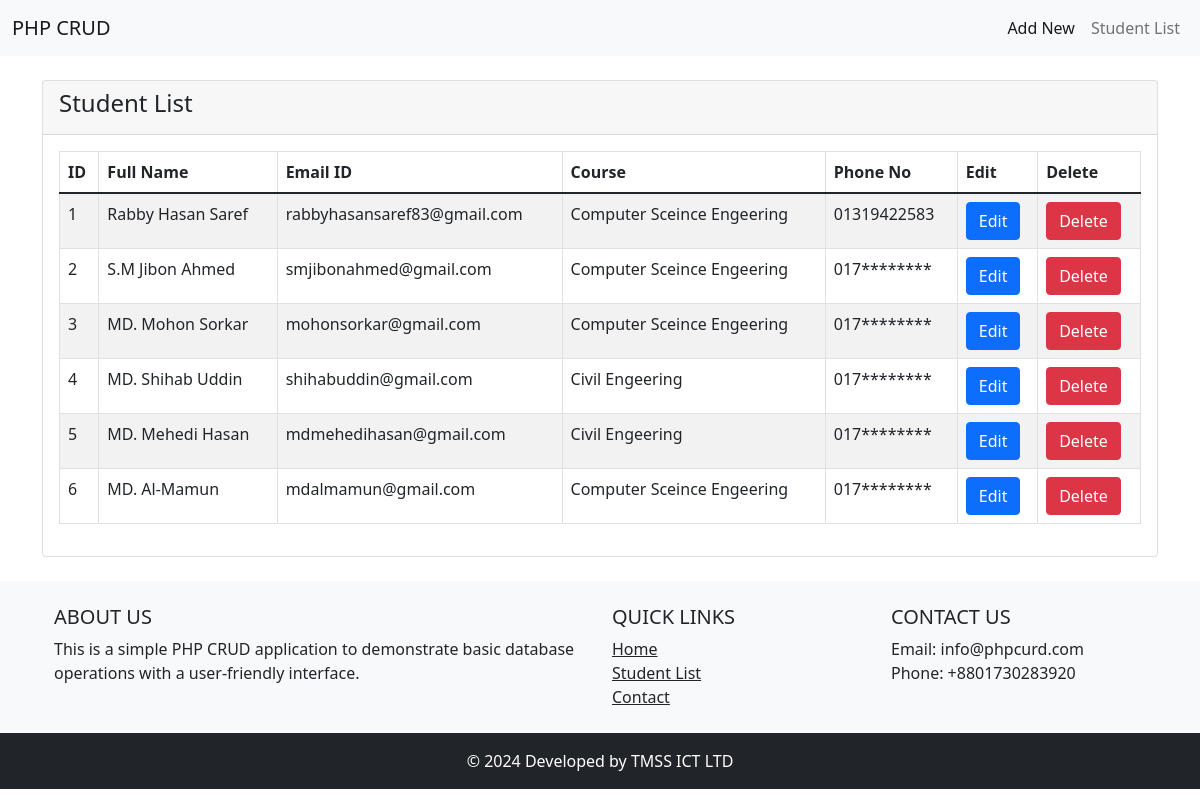
The page / on the database its author committed.
### tables this page shows
CREATE TABLE `students` (
  `fullname` varchar(255) NOT NULL,
  `email` varchar(255) NOT NULL,
  `phone` varchar(255) NOT NULL,
  `course` varchar(255) NOT NULL,
  `id` int NOT NULL
);

### index.php (the view, shortened to what this page needs)
<!DOCTYPE html>
<html lang="en">
<head>
    <link href="https://cdn.jsdelivr.net/npm/bootstrap@5.1.3/dist/css/bootstrap.min.css" rel="stylesheet">
</head>
<body>
<nav class="navbar navbar-expand-lg navbar-light bg-light">
        <div class="container-fluid">
            <a class="navbar-brand" href="#">PHP CRUD</a>
            <div class="collapse navbar-collapse" id="navbarNav">
                <ul class="navbar-nav ms-auto">
                    <li class="nav-item">
                        <a class="nav-link active" aria-current="page" href="insert.php">Add New</a>
                    </li>
                    <li class="nav-item">
                        <a class="nav-link" href="index.php">Student List</a>
                    </li>
                </ul>
            </div>
        </div>
    </nav>
    <div class="container mt-4">
    <div class="row">
        <div class="col-md-12">
            <div class="card">
                <div class="card-header">
                    <h4>Student List</h4>
                </div>
                <div class="card-body">
                    <div class="table-responsive">
                        <table class="table table-bordered table-striped">
                            <thead>
                                <tr>
                                    <th>ID</th>
                                    <th>Full Name</th>
                                    <th>Email ID</th>
                                    <th>Course</th>
                                    <th>Phone No</th>
                                    <th>Edit</th>
                                    <th>Delete</th>
                                </tr>
                            </thead>
                            <tbody>
                                <?php
                                    include "db_con.php";
                                    $sql = "SELECT * FROM students";
                                    $result = $con->query($sql);
                                    if($result->num_rows > 0){
                                        $index = 1;
                                        while($row = $result->fetch_assoc()){
                                            ?>
                                            <tr>
                                                <td><?php echo $index++; ?></td>
                                                <td><?php echo $row['fullname']; ?></td>
                                                <td><?php echo $row['email']; ?></td>
                                                <td><?php echo $row['course']; ?></td>
                                                <td><?php echo $row['phone']; ?></td>
                                                <td>
                                                    <a href="update.php?id=<?php echo $row['id']; ?>" class="btn btn-primary">Edit</a>
                                                </td>
                                                <td>
                                                    <a href="delete.php?id=<?php echo $row['id']; ?>" class="btn btn-danger">Delete</a>
                                                </td>
                                            </tr>
                                            <?php
                                        }
                                    } else {
                                        echo "<tr><td colspan='7'>No records found.</td></tr>";
                                    }
                                ?>
                            </tbody>
                        </table>
                    </div>
                </div>
            </div>
        </div>
    </div>
</div>
<footer class="bg-light text-center text-lg-start mt-4">
        <div class="container p-4">
            <div class="row">
                <div class="col-lg-6 col-md-12 mb-4 mb-md-0">
                    <h5 class="text-uppercase">About Us</h5>
                    <p>
                        This is a simple PHP CRUD application to demonstrate basic database operations with a user-friendly interface.
                    </p>
                </div>
                <div class="col-lg-3 col-md-6 mb-4 mb-md-0">
                    <h5 class="text-uppercase">Quick Links</h5>
                    <ul class="list-unstyled mb-0">
                        <li><a href="#" class="text-dark">Home</a></li>
                        <li><a href="#" class="text-dark">Student List</a></li>
                        <li><a href="#" class="text-dark">Contact</a></li>
                    </ul>
                </div>
                <div class="col-lg-3 col-md-6 mb-4 mb-md-0">
                    <h5 class="text-uppercase">Contact Us</h5>
                    <ul class="list-unstyled">
                        <li>Email: info@phpcurd.com</li>
                        <li>Phone: +8801730283920</li>
                    </ul>
                </div>
            </div>
        </div>
        <div class="text-center p-3 bg-dark text-white">
            © 2024 Developed by TMSS ICT LTD
        </div>
</footer>
</body>
</html>

### db_con.php (shortened to what this page needs)
<!DOCTYPE html>
<html lang="en">
<head>
</head>
<body>
</body>
</html>

### rows shown on the page
students: fullname "Rabby Hasan Saref", email "rabbyhasansaref83@gmail.com", course "Computer Sceince Engeering", phone "01319422583"
students: fullname "S.M Jibon Ahmed", email "smjibonahmed@gmail.com", course "Computer Sceince Engeering", phone "017********"
students: fullname "MD. Mohon Sorkar", email "mohonsorkar@gmail.com", course "Computer Sceince Engeering", phone "017********"
students: fullname "MD. Shihab Uddin", email "shihabuddin@gmail.com", course "Civil Engeering", phone "017********"
students: fullname "MD. Mehedi Hasan", email "mdmehedihasan@gmail.com", course "Civil Engeering", phone "017********"
students: fullname "MD. Al-Mamun", email "mdalmamun@gmail.com", course "Computer Sceince Engeering", phone "017********"
